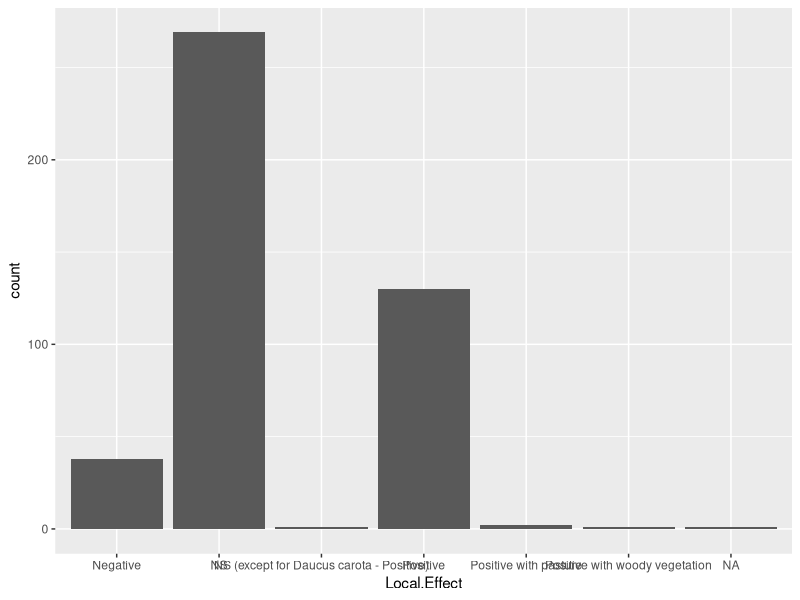
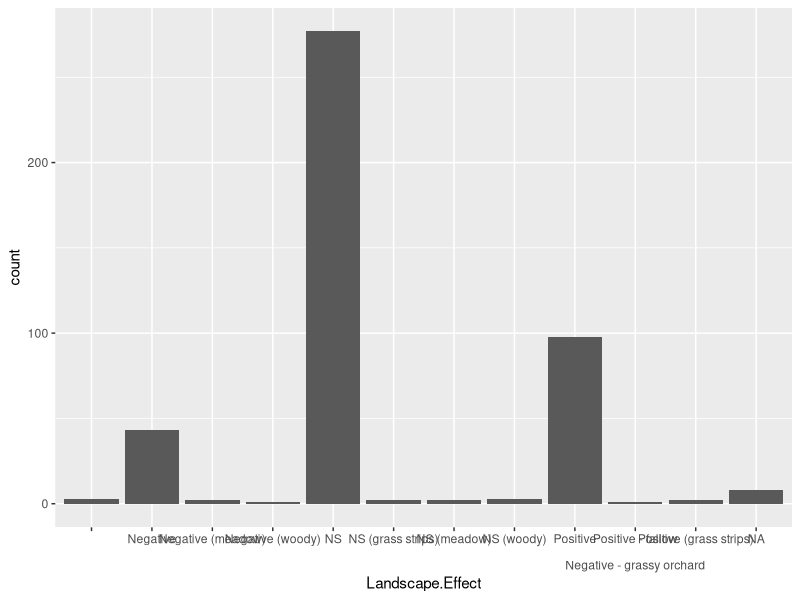

Source code (R) for these figures, in order:
## ---- chunk 1
knitr::opts_chunk$set(echo = TRUE)

library(tidyverse)
library(dplyr)
library(ggplot2)

## ---- chunk 2

paper_data <- read.delim("Literature_Review_Paper_Data.csv", sep = ",")
paper_data

## ---- chunk 3

ggplot(paper_data, aes(x=Local.Effect)) +
  geom_bar()

## ---- chunk 4

ggplot(paper_data, aes(x=Landscape.Effect)) +
  geom_bar()

